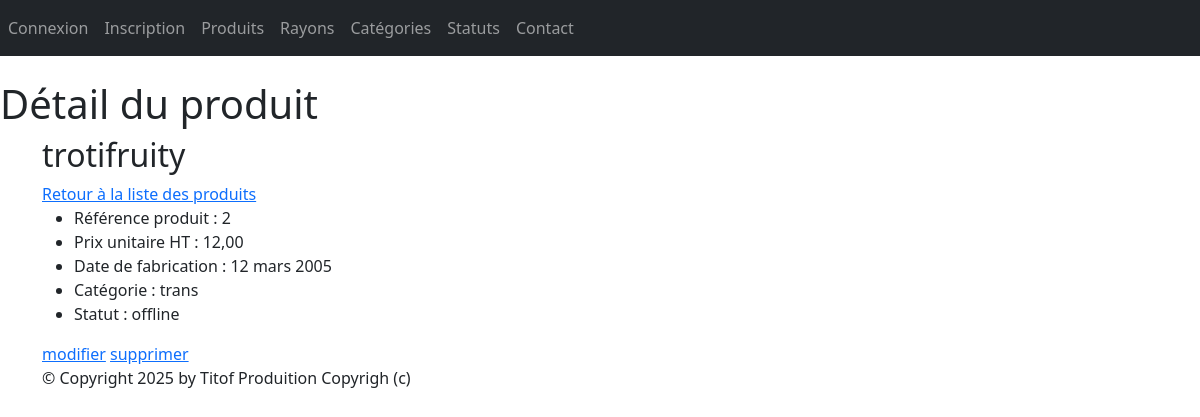
The app's page /monApp/produits/2/ with its own data.
### monApp/models.py (models this page shows, shortened)
class Produit(models.Model):
    refProd = models.AutoField(primary_key=True)
    intituleProd = models.CharField(max_length=200)
    prixUnitaireProd = models.DecimalField(max_digits=10, decimal_places=2)
    categorie = models.ForeignKey(
        Categorie,
        on_delete=models.CASCADE,
        related_name="produits",
        null=True,
        blank=True
    )
    date_fabrication = models.DateField(null=True, blank=True)
    statut = models.ForeignKey(
        Statut,
        on_delete=models.SET_NULL,
        null=True,
        blank=True,
        related_name="produits"
    )

class Categorie(models.Model):
    idCat = models.AutoField(primary_key=True)
    nomCat = models.CharField(max_length=100)
    def __str__(self):
        return self.nomCat

class Statut(models.Model):
    idStatut = models.AutoField(primary_key=True)
    nomStatut = models.CharField(max_length=100)
    def __str__(self):
        return self.nomStatut

### monApp/views.py (the view)
# urls.py: path("produits/<pk>/",ProduitDetailView.as_view(), name="dtl_prdt"),
class ProduitDetailView(DetailView):
    model = Produit
    template_name = "monApp/detail_produit.html"
    context_object_name = "prdt"
    def get_context_data(self, **kwargs):
        context = super(ProduitDetailView, self).get_context_data(**kwargs)
        context['titremenu'] = "Détail du produit"
        return context

### monApp/templates/monApp/detail_produit.html
{% extends 'monApp/base.html' %}
{% block menu %}
<h1>{{titremenu}}</h1>
{% endblock %}
{% block contenu %}
<h2>{{ prdt.intituleProd }}</h2>
<a href="{% url 'produit' %}">Retour à la liste des produits</a>
<ul>
    <li>Référence produit : {{prdt.refProd }} </li>
    <li>Prix unitaire HT : {{ prdt.prixUnitaireProd }} </li>
    <li>Date de fabrication : {{ prdt.date_fabrication }} </li>
    <li>Catégorie : {{ prdt.categorie }} </li>
    <li>Statut : {{ prdt.statut }}</li>
</ul>
<a href="{% url 'prdt-chng' prdt.refProd %}">modifier</a>
<a href="{% url 'prdt-del' prdt.refProd %}">supprimer</a>
{% endblock %}

### monApp/static/styles.css (style rules this page uses)
h1 { color: red }

### records on screen
Produit: intituleProd "trotifruity", refProd "2", prixUnitaireProd "12,00", date_fabrication "12 mars 2005", categorie "trans", statut "offline"

### other values on screen
{{ titremenu }} "Détail du produit"
